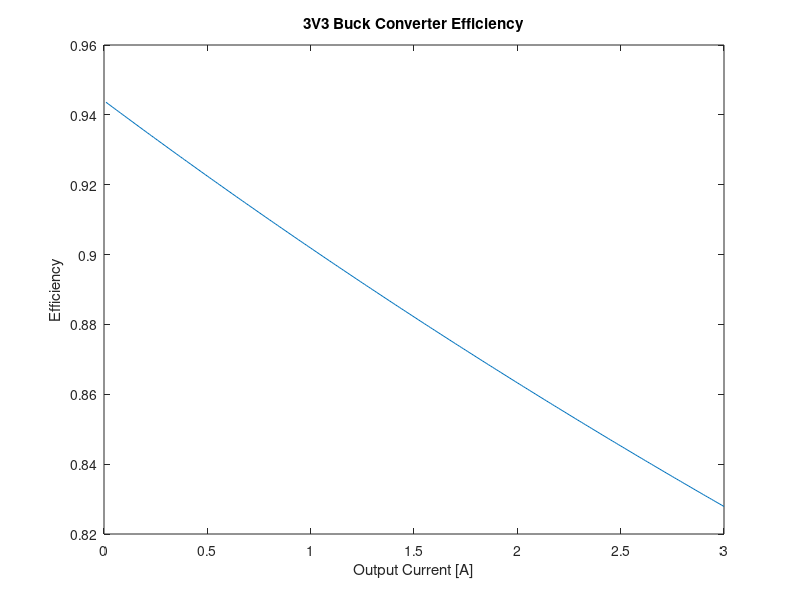
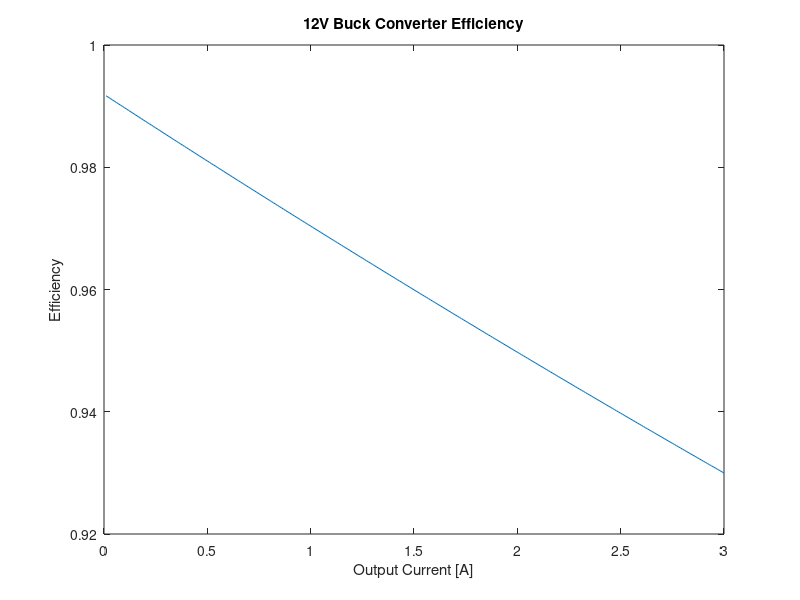
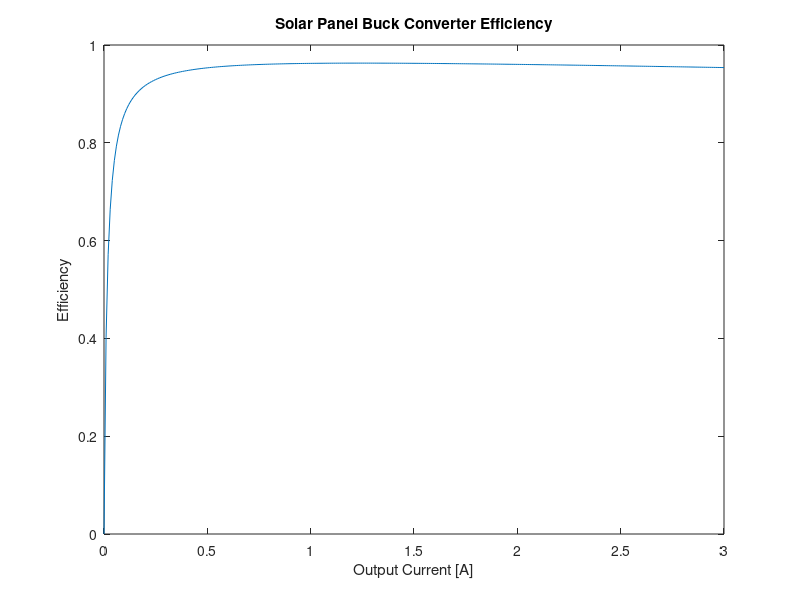
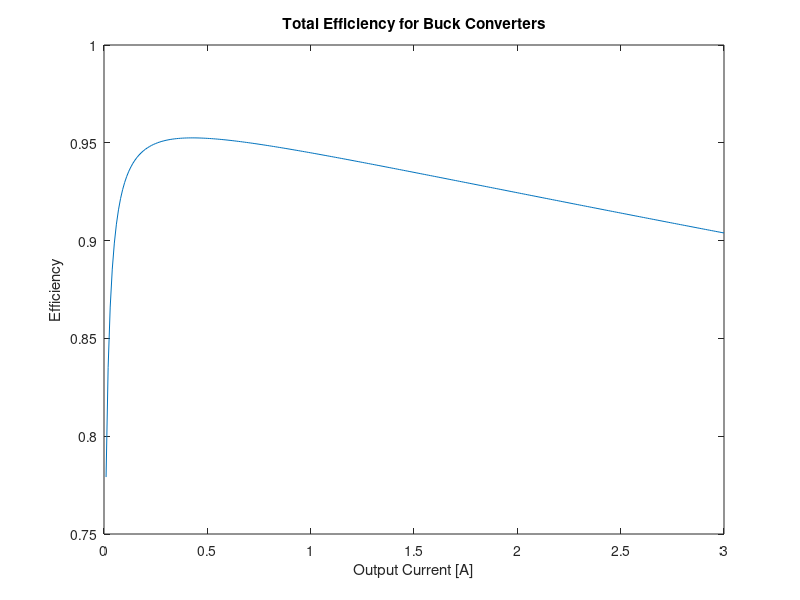

MATLAB code for these plots, in order:
%%------------------------------------------------------------------------%
% Conversion Loss of Buck Converter Calculations
% By Nicholas Hobar
%
% Reference Document:
% https://docs.google.com/document/d/17nrdAeukGtVMc0SeCMdbwDUFumVB_zqZIU7SjN4xiOA/edit?usp=sharing
%%------------------------------------------------------------------------%

clc
clear
close all

% Variable Definitions
R_on_H_3V3 = 0.17; % High-side MOSFET on-resistance [Ohms], assuming max R
R_on_L_3V3 = 0.07; % Low-side MOSFET on-resistance [Ohms]
R_on_H_12V = 0.145; % High-side MOSFET on-resistance [Ohms], assuming max R
R_on_L_12V = 0.095; % Low-side MOSFET on-resistance [Ohms]
R_on_SP = 0.23; % High-side MOSFET on-resistance [Ohms], assuming max R
V_in = 16.3; % Input Voltage [V]
V_in_SP = 24; % SP Buck Input Voltage [V]
V_out_3V3 = 3.3; % Output Voltage [V]
V_out_12V = 12; % Output Voltage [V]
V_out_SP = 16.3; % Solar Panel Buck Output Voltage [V]
F_sw = 2.5e6; % Switching frequency [Hz]
t_r_H_3V3 = 4e-9; % High-side MOSFET rise time [s]
t_f_H_3V3 = 4e-9; % High-side MOSFET fall time [s]
t_r_L_3V3 = t_r_H_3V3; % Low-side MOSFET rise time [s]
t_f_L_3V3 = t_f_H_3V3; % Low-side MOSFET fall time [s]
t_r_H_12V = 2e-9; % High-side MOSFET rise time [s]
t_f_H_12V = 2e-9; % High-side MOSFET fall time [s]
t_r_L_12V = t_r_H_12V; % Low-side MOSFET rise time [s]
t_f_L_12V = t_f_H_12V; % Low-side MOSFET fall time [s]
V_d = 0.5; % Forward direction voltage of low-side MOSFET body diode [V]
I_cc_3V3 = 2.5; % IC current consumption [A] (I don't think these are right)
I_cc_12V = 1;
DCR_3V3 = 0.046; % Inductor direct current resistance [Ohms]
DCR_12V = 0.092;

%% Power Loss and Pre-Allocation
I_out_Vec = 0:0.01:3; % Output Current [A]
P_con_H_3V3 = zeros(size(I_out_Vec)); % Conduction loss High-side MOSFET
P_con_L_3V3 = zeros(size(I_out_Vec)); % Conduction loss Low-side MOSFET
P_sw_H_3V3 = zeros(size(I_out_Vec)); % Switching loss High-side MOSFET
P_sw_L_3V3 = zeros(size(I_out_Vec)); % Switching loss Low-side MOSFET
P_con_H_12V = zeros(size(I_out_Vec)); % Conduction loss High-side MOSFET
P_con_L_12V = zeros(size(I_out_Vec)); % Conduction loss Low-side MOSFET
P_sw_H_12V = zeros(size(I_out_Vec)); % Switching loss High-side MOSFET
P_sw_L_12V = zeros(size(I_out_Vec)); % Switching loss Low-side MOSFET
P_ic_3V3 = zeros(size(I_out_Vec)); % Operation Loss from IC Control Circuit
P_ic_12V = zeros(size(I_out_Vec));
P_l_dcr_3V3 = zeros(size(I_out_Vec)); % Conduction loss in Inductor
P_l_dcr_12V = zeros(size(I_out_Vec));
P_con_SP = zeros(size(I_out_Vec)); % Conduction loss in Solar Panels
P_sw_SP = zeros(size(I_out_Vec)); % Switching loss in Solar Panels
P_q_SP = zeros(size(I_out_Vec)); % Quiescent Current loss in Solar Panels
P_3V3 = zeros(size(I_out_Vec)); % Total Power loss in 3V3 Buck
P_12V = zeros(size(I_out_Vec)); % Total Power loss in 12V Buck
P_SP = zeros(size(I_out_Vec)); % Total Power loss in Solar Panel Buck
Eff_3V3 = zeros(size(I_out_Vec)); % Efficiency 3V3 Buck
Eff_12V = zeros(size(I_out_Vec)); % Efficiency 12V Buck
Eff_SP = zeros(size(I_out_Vec)); % Efficiency Solar Panel Buck
Eff = zeros(size(I_out_Vec)); % Total Efficiency
P = zeros(size(I_out_Vec)); % Total Power Loss

for k = 1 : length(I_out_Vec)
    I_out = I_out_Vec(k);
    
    % 3V3 Buck Converter
    P_con_H_3V3(k) = I_out.^2 * R_on_H_3V3 * (V_out_3V3/V_in); % [W]
    P_con_L_3V3(k) = I_out.^2 * R_on_L_3V3 * (1 - V_out_3V3/V_in); % [W]
    
    P_sw_H_3V3(k) = 0.5 * V_in * I_out * (t_r_H_3V3 + t_f_H_3V3) * F_sw; % [W]
    
    P_l_dcr_3V3(k) = I_out^2 * DCR_3V3; % [W]
    
    % 12V Buck Converter
    P_con_H_12V(k) = I_out.^2 * R_on_H_12V * (V_out_12V/V_in); % [W]
    P_con_L_12V(k) = I_out.^2 * R_on_L_12V * (1 - V_out_12V/V_in); % [W]
    
    P_sw_H_12V(k) = 0.5 * V_in * I_out * (t_r_H_12V + t_f_H_12V) * F_sw; % [W]
    
    P_l_dcr_12V(k) = I_out^2 * DCR_12V; % [W]
    
    % Solar Panel Buck Converter
    P_con_SP(k) = I_out.^2 * R_on_SP * (V_out_SP/V_in_SP); % [W]
    
    P_sw_SP(k) = V_in_SP * I_out * 0.01; % [W]
    
    P_q_SP(k) = V_in_SP * 0.01; % [W]
    
    P_SP(k) = P_con_SP(k) + P_sw_SP(k) + P_q_SP(k); % [W]
    
    % Totals
    
    % Conduction loss of the High-side and Low-side MOSFETs as well as the
    % inductor account for ~80% of power loss in a synchronous buck
    % converter. Therefore, a 20% margin will be added to the final power
    % loss to account for the other missing loss calculations.
    
    P_3V3(k) = P_con_H_3V3(k) + P_con_L_3V3(k) + P_sw_H_3V3(k) + P_l_dcr_3V3(k);
    P_3V3(k) = 1.2 * P_3V3(k); % 20% margin added
    P_12V(k) = P_con_H_12V(k) + P_con_L_12V(k) + P_sw_H_12V(k) + P_l_dcr_12V(k);
    P_12V(k) = 1.2 * P_12V(k);
    
    P(k) = P_3V3(k) + P_12V(k) + P_SP(k);
    
    Eff_3V3(k) = (V_out_3V3.*I_out) / (V_out_3V3 .* I_out + P_3V3(k));
    Eff_12V(k) = (V_out_12V.*I_out) / (V_out_12V .* I_out + P_12V(k));
    Eff_SP(k) = (V_out_SP.*I_out) / (V_out_SP .* I_out + P_SP(k));
    Eff(k) = (Eff_3V3(k) + Eff_12V(k) + Eff_SP(k))./3;
end

figure(1)
plot(I_out_Vec, Eff_3V3, '-');
xlabel('Output Current [A]')
ylabel('Efficiency')
title('3V3 Buck Converter Efficiency')

figure(2)
plot(I_out_Vec, Eff_12V, '-');
xlabel('Output Current [A]')
ylabel('Efficiency')
title('12V Buck Converter Efficiency')

figure(3)
plot(I_out_Vec, Eff_SP, '-');
xlabel('Output Current [A]')
ylabel('Efficiency')
title('Solar Panel Buck Converter Efficiency')

figure(4)
plot(I_out_Vec, Eff, '-');
xlabel('Output Current [A]')
ylabel('Efficiency')
title('Total Efficiency for Buck Converters')

figure(5)
plot(I_out_Vec, P);
xlabel('Output Current [A]')
ylabel('Total Power Loss [W]')
title('Output Current vs. Power Loss')
hold on

%% Reverse Recovery Loss in the Body Diode
% 
% P_diode = 0.5 * V_in * I_rr * t_rr * F_sw % [W]
% 
% %% Output Capacitance in the MOSFET
% 
% C_oss_L = C_ds_L + C_gd_L % [F]
% C_oss_H = C_ds_H + C_gd_H % [F]
% P_coss = 0.5 * (C_oss_L + C_oss_H) * V_in^2 * F_sw % [W]
% 
% %% Dead Time Loss
% 
% P_d = V_d * I_out * (t_dr + t_df) * F_sw % [W]
% 
% %% Gate Charge Loss
% 
% P_g = (Q_g_H + Q_g_L) * V_gs * F_sw % [W]
% 
% %% Operation Loss Caused by the IC Control Circuit
% 
% P_ic = V_in * I_cc % [W]
% 
% %% Conduction Loss in the Inductor
% 
% P_l_dcr = I_out^2 * DCR % [W]

%%
    %P_sw_L_3V3(k) = 0.5 * V_d * I_out * (t_r_L_3V3 + t_f_L_3V3) * F_sw; % [W]
    
    %P_ic_3V3(k) = V_in * I_cc_3V3; % [W]
    
    %P_sw_L_12V(k) = 0.5 * V_d * I_out * (t_r_L_12V + t_f_L_12V) * F_sw; % [W]
    
    %P_ic_12V(k) = V_in * I_cc_12V; % [W]
%% Total Power Loss

% P = P_on_H + P_on_L %+ P_sw_H + P_sw_L + P_diode + P_coss + P_d + P_g + P_ic + P_l_dcr
% 
% %% Efficiency
% 
% Eff = (V_out*I_out) / (V_out * I_out + P)